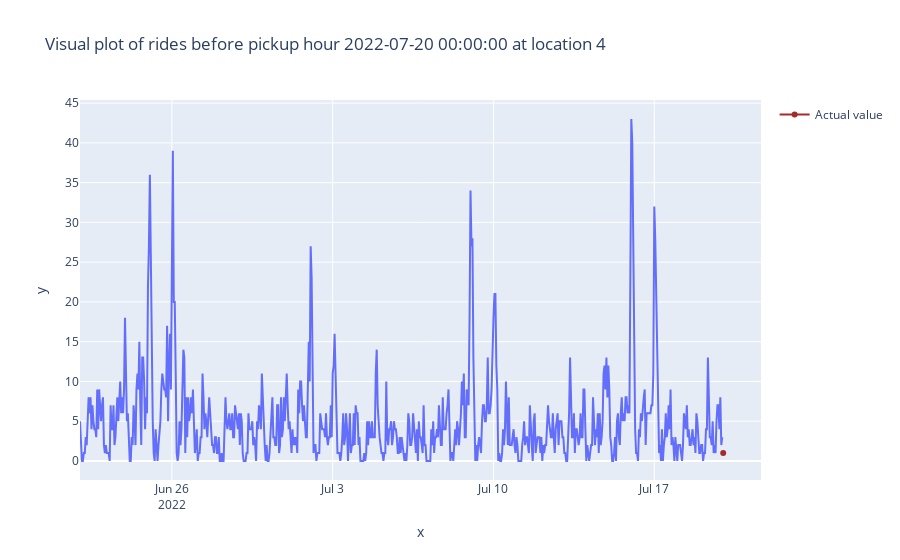

Here is the notebook cell this chart was saved with:
### Code cell
# Visualize a sample of training data

fig = plot_training_sample(features,target,1000) #Row = 1000
fig.show()

### Figure 1 — Plotly figure (JSON) as saved in the notebook; plotly's stock layout.template omitted (floating-point values rounded to 4 significant figures; data arrays with more than 128 entries replaced by an {"elided": "..."} marker saying what was removed)
{"data": [{"hovertemplate": "x=%{x}<br>y=%{y}<extra></extra>", "legendgroup": "", "line": {"color": "#636efa", "dash": "solid"}, "marker": {"symbol": "circle"}, "mode": "lines", "name": "", "orientation": "v", "showlegend": false, "type": "scatter", "x": {"elided": "672 str values"}, "xaxis": "x", "y": {"elided": "672 int values"}, "yaxis": "y"}, {"line": {"color": "brown"}, "name": "Actual value", "type": "scatter", "x": ["2022-07-20T00:00:00"], "y": [1]}], "layout": {"legend": {"tracegroupgap": 0}, "title": {"text": "Visual plot of rides before pickup hour 2022-07-20 00:00:00 at location 4"}, "xaxis": {"anchor": "y", "domain": [0, 1], "title": {"text": "x"}}, "yaxis": {"anchor": "x", "domain": [0, 1], "title": {"text": "y"}}}}
